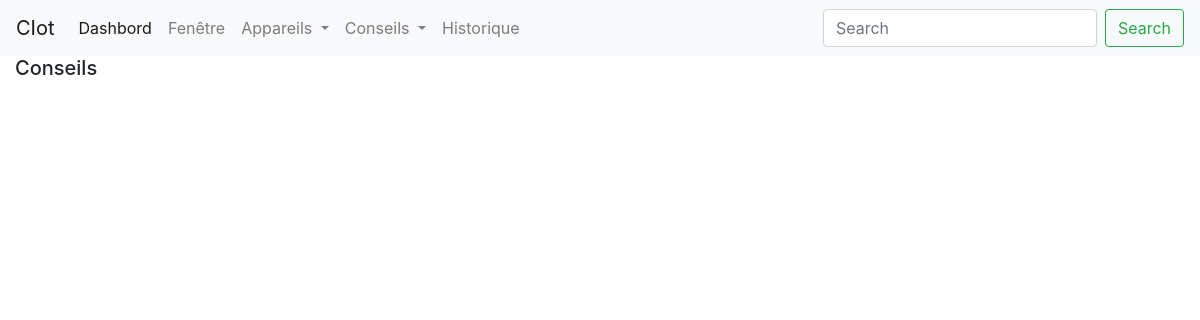
The app's page /dishwasher/, older data.
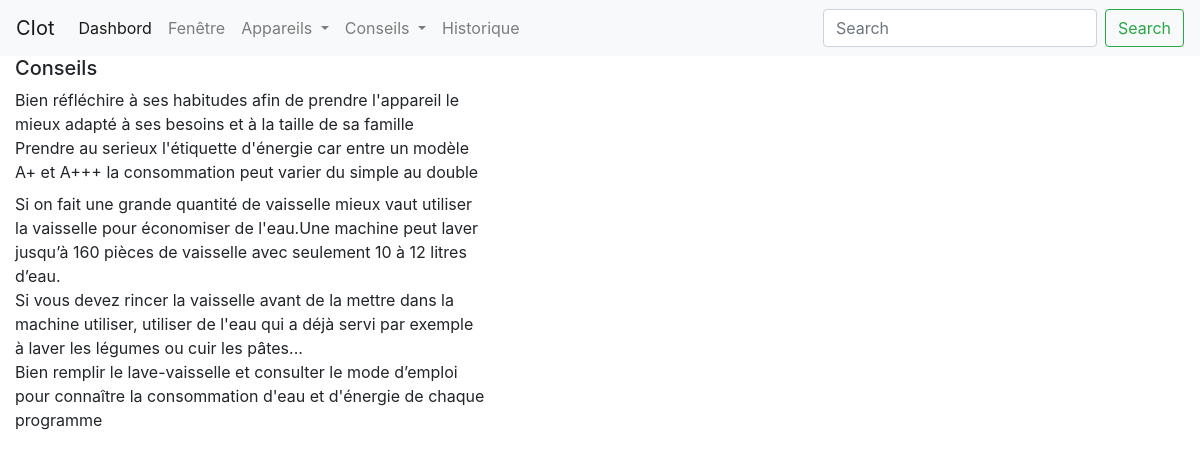
The same page, newer data.
### app/models.py (models this page shows, shortened)
class AdvicesConsumption(db.Model):
    __tablename__ = "adviceConsumption"
    id = db.Column(db.Integer, primary_key=True, autoincrement=True)
    type_d = db.Column(db.String(150), nullable=False)
    advice = db.Column(db.Text, nullable=False)
    device = db.Column(db.String(150), nullable=False)

### app/routes.py (the view)
@app.route("/dishwasher/")
def dishwasher_advice():
    gen_advices =  AdvicesConsumption.query.filter(AdvicesConsumption.device.endswith("Achat")).all()
    dishwasher_advices = AdvicesConsumption.query.filter(AdvicesConsumption.device.endswith("Lave-vaisselle")).all()
    return render_template("dishwasher.html", dishwasher_advices=dishwasher_advices, gen_advices=gen_advices)

### app/templates/dishwasher.html (shortened to what this page needs)
{% extends "index.html" %}
{% block content %}
<body>
    <div class="col-5">
        <div class="">
            <h5>Conseils</h5>
            {% if gen_advices is defined and gen_advices|length %}
                {% for advice in gen_advices %}
                    {{ advice["advice"]}}<br />
                {% endfor %}
            {% endif %}
        </div>
        <div class="">
            {% if dishwasher_advices is defined and dishwasher_advices|length %}
                {% for advice in dishwasher_advices %}
                    {{ advice["advice"]}}<br />
                {% endfor %}
            {% endif %}
        </div>
    </div>
</body>
{% endblock %}

Row changes from the older to the newer data that the page shows:
added AdvicesConsumption: advice "Bien réfléchire à ses habitudes afin de prendre l'appareil le mieux adapté à ses besoins et à la taille de sa famille", shown under "Conseils"
added AdvicesConsumption: advice "Prendre au serieux l'étiquette d'énergie car entre un modèle A+ et A+++ la consommation peut varier du simple au double", shown under "Conseils"
added AdvicesConsumption: advice "Si on fait une grande quantité de vaisselle mieux vaut utiliser la vaisselle pour économiser de l'eau.Une machine peut laver jusqu’à 160 pièces de vaisselle avec seulement 10 à 12 litres d’eau."
added AdvicesConsumption: advice "Si vous devez rincer la vaisselle avant de la mettre dans la machine utiliser, utiliser de l'eau qui a déjà servi par exemple à laver les légumes ou cuir les pâtes..."
added AdvicesConsumption: advice "Bien remplir le lave-vaisselle et consulter le mode d’emploi pour connaître la consommation d'eau et d'énergie de chaque programme"
